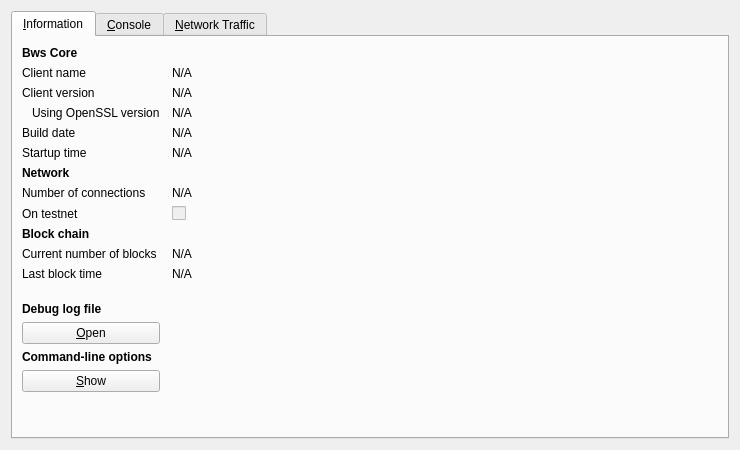
<?xml version="1.0" encoding="UTF-8"?>
<ui version="4.0">
 <class>RPCConsole</class>
 <widget class="QDialog" name="RPCConsole">
  <property name="geometry">
   <rect>
    <x>0</x>
    <y>0</y>
    <width>740</width>
    <height>450</height>
   </rect>
  </property>
  <property name="windowTitle">
   <string>Bws - Debug window</string>
  </property>
  <layout class="QVBoxLayout" name="verticalLayout_2">
   <item>
    <widget class="QTabWidget" name="tabWidget">
     <property name="currentIndex">
      <number>0</number>
     </property>
     <widget class="QWidget" name="tab_info">
      <attribute name="title">
       <string>&amp;Information</string>
      </attribute>
      <layout class="QGridLayout" name="gridLayout" columnstretch="0,1">
       <property name="horizontalSpacing">
        <number>12</number>
       </property>
       <item row="0" column="0">
        <widget class="QLabel" name="label_9">
         <property name="font">
          <font>
           <weight>75</weight>
           <bold>true</bold>
          </font>
         </property>
         <property name="text">
          <string>Bws Core</string>
         </property>
        </widget>
       </item>
       <item row="1" column="0">
        <widget class="QLabel" name="label_5">
         <property name="text">
          <string>Client name</string>
         </property>
        </widget>
       </item>
       <item row="1" column="1">
        <widget class="QLabel" name="clientName">
         <property name="cursor">
          <cursorShape>IBeamCursor</cursorShape>
         </property>
         <property name="text">
          <string>N/A</string>
         </property>
         <property name="textFormat">
          <enum>Qt::PlainText</enum>
         </property>
         <property name="textInteractionFlags">
          <set>Qt::LinksAccessibleByMouse|Qt::TextSelectableByKeyboard|Qt::TextSelectableByMouse</set>
         </property>
        </widget>
       </item>
       <item row="2" column="0">
        <widget class="QLabel" name="label_6">
         <property name="text">
          <string>Client version</string>
         </property>
        </widget>
       </item>
       <item row="2" column="1">
        <widget class="QLabel" name="clientVersion">
         <property name="cursor">
          <cursorShape>IBeamCursor</cursorShape>
         </property>
         <property name="text">
          <string>N/A</string>
         </property>
         <property name="textFormat">
          <enum>Qt::PlainText</enum>
         </property>
         <property name="textInteractionFlags">
          <set>Qt::LinksAccessibleByMouse|Qt::TextSelectableByKeyboard|Qt::TextSelectableByMouse</set>
         </property>
        </widget>
       </item>
       <item row="3" column="0">
        <widget class="QLabel" name="label_14">
         <property name="text">
          <string>Using OpenSSL version</string>
         </property>
         <property name="indent">
          <number>10</number>
         </property>
        </widget>
       </item>
       <item row="3" column="1">
        <widget class="QLabel" name="openSSLVersion">
         <property name="cursor">
          <cursorShape>IBeamCursor</cursorShape>
         </property>
         <property name="text">
          <string>N/A</string>
         </property>
         <property name="textFormat">
          <enum>Qt::PlainText</enum>
         </property>
         <property name="textInteractionFlags">
          <set>Qt::LinksAccessibleByMouse|Qt::TextSelectableByKeyboard|Qt::TextSelectableByMouse</set>
         </property>
        </widget>
       </item>
       <item row="4" column="0">
        <widget class="QLabel" name="label_12">
         <property name="text">
          <string>Build date</string>
         </property>
        </widget>
       </item>
       <item row="4" column="1">
        <widget class="QLabel" name="buildDate">
         <property name="cursor">
          <cursorShape>IBeamCursor</cursorShape>
         </property>
         <property name="text">
          <string>N/A</string>
         </property>
         <property name="textFormat">
          <enum>Qt::PlainText</enum>
         </property>
         <property name="textInteractionFlags">
          <set>Qt::LinksAccessibleByMouse|Qt::TextSelectableByKeyboard|Qt::TextSelectableByMouse</set>
         </property>
        </widget>
       </item>
       <item row="5" column="0">
        <widget class="QLabel" name="label_13">
         <property name="text">
          <string>Startup time</string>
         </property>
        </widget>
       </item>
       <item row="5" column="1">
        <widget class="QLabel" name="startupTime">
         <property name="cursor">
          <cursorShape>IBeamCursor</cursorShape>
         </property>
         <property name="text">
          <string>N/A</string>
         </property>
         <property name="textFormat">
          <enum>Qt::PlainText</enum>
         </property>
         <property name="textInteractionFlags">
          <set>Qt::LinksAccessibleByMouse|Qt::TextSelectableByKeyboard|Qt::TextSelectableByMouse</set>
         </property>
        </widget>
       </item>
       <item row="6" column="0">
        <widget class="QLabel" name="label_11">
         <property name="font">
          <font>
           <weight>75</weight>
           <bold>true</bold>
          </font>
         </property>
         <property name="text">
          <string>Network</string>
         </property>
        </widget>
       </item>
       <item row="7" column="0">
        <widget class="QLabel" name="label_7">
         <property name="text">
          <string>Number of connections</string>
         </property>
        </widget>
       </item>
       <item row="7" column="1">
        <widget class="QLabel" name="numberOfConnections">
         <property name="cursor">
          <cursorShape>IBeamCursor</cursorShape>
         </property>
         <property name="text">
          <string>N/A</string>
         </property>
         <property name="textFormat">
          <enum>Qt::PlainText</enum>
         </property>
         <property name="textInteractionFlags">
          <set>Qt::LinksAccessibleByMouse|Qt::TextSelectableByKeyboard|Qt::TextSelectableByMouse</set>
         </property>
        </widget>
       </item>
       <item row="8" column="0">
        <widget class="QLabel" name="label_8">
         <property name="text">
          <string>On testnet</string>
         </property>
        </widget>
       </item>
       <item row="8" column="1">
        <widget class="QCheckBox" name="isTestNet">
         <property name="enabled">
          <bool>false</bool>
         </property>
         <property name="text">
          <string/>
         </property>
        </widget>
       </item>
       <item row="9" column="0">
        <widget class="QLabel" name="label_10">
         <property name="font">
          <font>
           <weight>75</weight>
           <bold>true</bold>
          </font>
         </property>
         <property name="text">
          <string>Block chain</string>
         </property>
        </widget>
       </item>
       <item row="10" column="0">
        <widget class="QLabel" name="label_3">
         <property name="text">
          <string>Current number of blocks</string>
         </property>
        </widget>
       </item>
       <item row="10" column="1">
        <widget class="QLabel" name="numberOfBlocks">
         <property name="cursor">
          <cursorShape>IBeamCursor</cursorShape>
         </property>
         <property name="text">
          <string>N/A</string>
         </property>
         <property name="textFormat">
          <enum>Qt::PlainText</enum>
         </property>
         <property name="textInteractionFlags">
          <set>Qt::LinksAccessibleByMouse|Qt::TextSelectableByKeyboard|Qt::TextSelectableByMouse</set>
         </property>
        </widget>
       </item>
       <item row="11" column="0">
        <widget class="QLabel" name="label_2">
         <property name="text">
          <string>Last block time</string>
         </property>
        </widget>
       </item>
       <item row="11" column="1">
        <widget class="QLabel" name="lastBlockTime">
         <property name="cursor">
          <cursorShape>IBeamCursor</cursorShape>
         </property>
         <property name="text">
          <string>N/A</string>
         </property>
         <property name="textFormat">
          <enum>Qt::PlainText</enum>
         </property>
         <property name="textInteractionFlags">
          <set>Qt::LinksAccessibleByMouse|Qt::TextSelectableByKeyboard|Qt::TextSelectableByMouse</set>
         </property>
        </widget>
       </item>
       <item row="12" column="0">
        <spacer name="verticalSpacer_2">
         <property name="orientation">
          <enum>Qt::Vertical</enum>
         </property>
         <property name="sizeHint" stdset="0">
          <size>
           <width>20</width>
           <height>20</height>
          </size>
         </property>
        </spacer>
       </item>
       <item row="13" column="0">
        <widget class="QLabel" name="labelDebugLogfile">
         <property name="font">
          <font>
           <weight>75</weight>
           <bold>true</bold>
          </font>
         </property>
         <property name="text">
          <string>Debug log file</string>
         </property>
        </widget>
       </item>
       <item row="14" column="0">
        <widget class="QPushButton" name="openDebugLogfileButton">
         <property name="toolTip">
          <string>Open the Bws debug log file from the current data directory. This can take a few seconds for large log files.</string>
         </property>
         <property name="text">
          <string>&amp;Open</string>
         </property>
         <property name="autoDefault">
          <bool>false</bool>
         </property>
        </widget>
       </item>
       <item row="15" column="0">
        <widget class="QLabel" name="labelCLOptions">
         <property name="font">
          <font>
           <weight>75</weight>
           <bold>true</bold>
          </font>
         </property>
         <property name="text">
          <string>Command-line options</string>
         </property>
        </widget>
       </item>
       <item row="16" column="0">
        <widget class="QPushButton" name="showCLOptionsButton">
         <property name="toolTip">
          <string>Show the Bws-Qt help message to get a list with possible Bws command-line options.</string>
         </property>
         <property name="text">
          <string>&amp;Show</string>
         </property>
         <property name="autoDefault">
          <bool>false</bool>
         </property>
        </widget>
       </item>
       <item row="17" column="0">
        <spacer name="verticalSpacer">
         <property name="orientation">
          <enum>Qt::Vertical</enum>
         </property>
         <property name="sizeHint" stdset="0">
          <size>
           <width>20</width>
           <height>40</height>
          </size>
         </property>
        </spacer>
       </item>
      </layout>
     </widget>
     <widget class="QWidget" name="tab_console">
      <attribute name="title">
       <string>&amp;Console</string>
      </attribute>
      <layout class="QVBoxLayout" name="verticalLayout_3">
       <property name="spacing">
        <number>3</number>
       </property>
       <item>
        <widget class="QTextEdit" name="messagesWidget">
         <property name="minimumSize">
          <size>
           <width>0</width>
           <height>100</height>
          </size>
         </property>
         <property name="readOnly">
          <bool>true</bool>
         </property>
         <property name="tabKeyNavigation" stdset="0">
          <bool>false</bool>
         </property>
         <property name="columnCount" stdset="0">
          <number>2</number>
         </property>
        </widget>
       </item>
       <item>
        <layout class="QHBoxLayout" name="horizontalLayout">
         <property name="spacing">
          <number>3</number>
         </property>
         <item>
          <widget class="QLabel" name="label">
           <property name="text">
            <string notr="true">&gt;</string>
           </property>
          </widget>
         </item>
         <item>
          <widget class="QLineEdit" name="lineEdit"/>
         </item>
         <item>
          <widget class="QPushButton" name="clearButton">
           <property name="maximumSize">
            <size>
             <width>24</width>
             <height>24</height>
            </size>
           </property>
           <property name="toolTip">
            <string>Clear console</string>
           </property>
           <property name="text">
            <string/>
           </property>
           <property name="icon">
            <iconset resource="../bitcoin.qrc">
             <normaloff>:/icons/remove</normaloff>:/icons/remove</iconset>
           </property>
           <property name="shortcut">
            <string notr="true">Ctrl+L</string>
           </property>
           <property name="autoDefault">
            <bool>false</bool>
           </property>
          </widget>
         </item>
        </layout>
       </item>
      </layout>
     </widget>
     <widget class="QWidget" name="tab">
      <attribute name="title">
       <string>&amp;Network Traffic</string>
      </attribute>
      <layout class="QHBoxLayout" name="horizontalLayout_3">
       <item>
        <layout class="QVBoxLayout" name="verticalLayout_4">
         <item>
          <widget class="TrafficGraphWidget" name="trafficGraph" native="true">
           <property name="sizePolicy">
            <sizepolicy hsizetype="Expanding" vsizetype="Expanding">
             <horstretch>0</horstretch>
             <verstretch>0</verstretch>
            </sizepolicy>
           </property>
          </widget>
         </item>
         <item>
          <layout class="QHBoxLayout" name="horizontalLayout_2">
           <item>
            <widget class="QSlider" name="sldGraphRange">
             <property name="minimum">
              <number>1</number>
             </property>
             <property name="maximum">
              <number>288</number>
             </property>
             <property name="pageStep">
              <number>12</number>
             </property>
             <property name="value">
              <number>6</number>
             </property>
             <property name="orientation">
              <enum>Qt::Horizontal</enum>
             </property>
            </widget>
           </item>
           <item>
            <widget class="QLabel" name="lblGraphRange">
             <property name="minimumSize">
              <size>
               <width>100</width>
               <height>0</height>
              </size>
             </property>
             <property name="alignment">
              <set>Qt::AlignCenter</set>
             </property>
            </widget>
           </item>
           <item>
            <widget class="QPushButton" name="btnClearTrafficGraph">
             <property name="text">
              <string>&amp;Clear</string>
             </property>
            </widget>
           </item>
          </layout>
         </item>
        </layout>
       </item>
       <item>
        <layout class="QVBoxLayout" name="verticalLayout">
         <item>
          <widget class="QGroupBox" name="groupBox">
           <property name="title">
            <string>Totals</string>
           </property>
           <layout class="QVBoxLayout" name="verticalLayout_5">
            <item>
             <layout class="QHBoxLayout" name="horizontalLayout_4">
              <item>
               <widget class="Line" name="line">
                <property name="sizePolicy">
                 <sizepolicy hsizetype="Fixed" vsizetype="Fixed">
                  <horstretch>0</horstretch>
                  <verstretch>0</verstretch>
                 </sizepolicy>
                </property>
                <property name="minimumSize">
                 <size>
                  <width>10</width>
                  <height>0</height>
                 </size>
                </property>
                <property name="palette">
                 <palette>
                  <active>
                   <colorrole role="Light">
                    <brush brushstyle="SolidPattern">
                     <color alpha="255">
                      <red>0</red>
                      <green>255</green>
                      <blue>0</blue>
                     </color>
                    </brush>
                   </colorrole>
                  </active>
                  <inactive>
                   <colorrole role="Light">
                    <brush brushstyle="SolidPattern">
                     <color alpha="255">
                      <red>0</red>
                      <green>255</green>
                      <blue>0</blue>
                     </color>
                    </brush>
                   </colorrole>
                  </inactive>
                  <disabled>
                   <colorrole role="Light">
                    <brush brushstyle="SolidPattern">
                     <color alpha="255">
                      <red>0</red>
                      <green>255</green>
                      <blue>0</blue>
                     </color>
                    </brush>
                   </colorrole>
                  </disabled>
                 </palette>
                </property>
                <property name="orientation">
                 <enum>Qt::Horizontal</enum>
                </property>
               </widget>
              </item>
              <item>
               <widget class="QLabel" name="label_16">
                <property name="text">
                 <string>In:</string>
                </property>
               </widget>
              </item>
              <item>
               <widget class="QLabel" name="lblBytesIn">
                <property name="minimumSize">
                 <size>
                  <width>50</width>
                  <height>0</height>
                 </size>
                </property>
                <property name="alignment">
                 <set>Qt::AlignRight|Qt::AlignTrailing|Qt::AlignVCenter</set>
                </property>
               </widget>
              </item>
             </layout>
            </item>
            <item>
             <layout class="QHBoxLayout" name="horizontalLayout_5">
              <item>
               <widget class="Line" name="line_2">
                <property name="sizePolicy">
                 <sizepolicy hsizetype="Fixed" vsizetype="Fixed">
                  <horstretch>0</horstretch>
                  <verstretch>0</verstretch>
                 </sizepolicy>
                </property>
                <property name="minimumSize">
                 <size>
                  <width>10</width>
                  <height>0</height>
                 </size>
                </property>
                <property name="palette">
                 <palette>
                  <active>
                   <colorrole role="Light">
                    <brush brushstyle="SolidPattern">
                     <color alpha="255">
                      <red>255</red>
                      <green>0</green>
                      <blue>0</blue>
                     </color>
                    </brush>
                   </colorrole>
                  </active>
                  <inactive>
                   <colorrole role="Light">
                    <brush brushstyle="SolidPattern">
                     <color alpha="255">
                      <red>255</red>
                      <green>0</green>
                      <blue>0</blue>
                     </color>
                    </brush>
                   </colorrole>
                  </inactive>
                  <disabled>
                   <colorrole role="Light">
                    <brush brushstyle="SolidPattern">
                     <color alpha="255">
                      <red>255</red>
                      <green>0</green>
                      <blue>0</blue>
                     </color>
                    </brush>
                   </colorrole>
                  </disabled>
                 </palette>
                </property>
                <property name="orientation">
                 <enum>Qt::Horizontal</enum>
                </property>
               </widget>
              </item>
              <item>
               <widget class="QLabel" name="label_17">
                <property name="text">
                 <string>Out:</string>
                </property>
               </widget>
              </item>
              <item>
               <widget class="QLabel" name="lblBytesOut">
                <property name="minimumSize">
                 <size>
                  <width>50</width>
                  <height>0</height>
                 </size>
                </property>
                <property name="alignment">
                 <set>Qt::AlignRight|Qt::AlignTrailing|Qt::AlignVCenter</set>
                </property>
               </widget>
              </item>
             </layout>
            </item>
            <item>
             <spacer name="verticalSpacer_4">
              <property name="orientation">
               <enum>Qt::Vertical</enum>
              </property>
              <property name="sizeHint" stdset="0">
               <size>
                <width>20</width>
                <height>407</height>
               </size>
              </property>
             </spacer>
            </item>
           </layout>
          </widget>
         </item>
        </layout>
       </item>
      </layout>
     </widget>
    </widget>
   </item>
  </layout>
 </widget>
 <customwidgets>
  <customwidget>
   <class>TrafficGraphWidget</class>
   <extends>QWidget</extends>
   <header>trafficgraphwidget.h</header>
   <container>1</container>
   <slots>
    <slot>clear()</slot>
   </slots>
  </customwidget>
 </customwidgets>
 <resources>
  <include location="../bitcoin.qrc"/>
 </resources>
 <connections/>
</ui>
